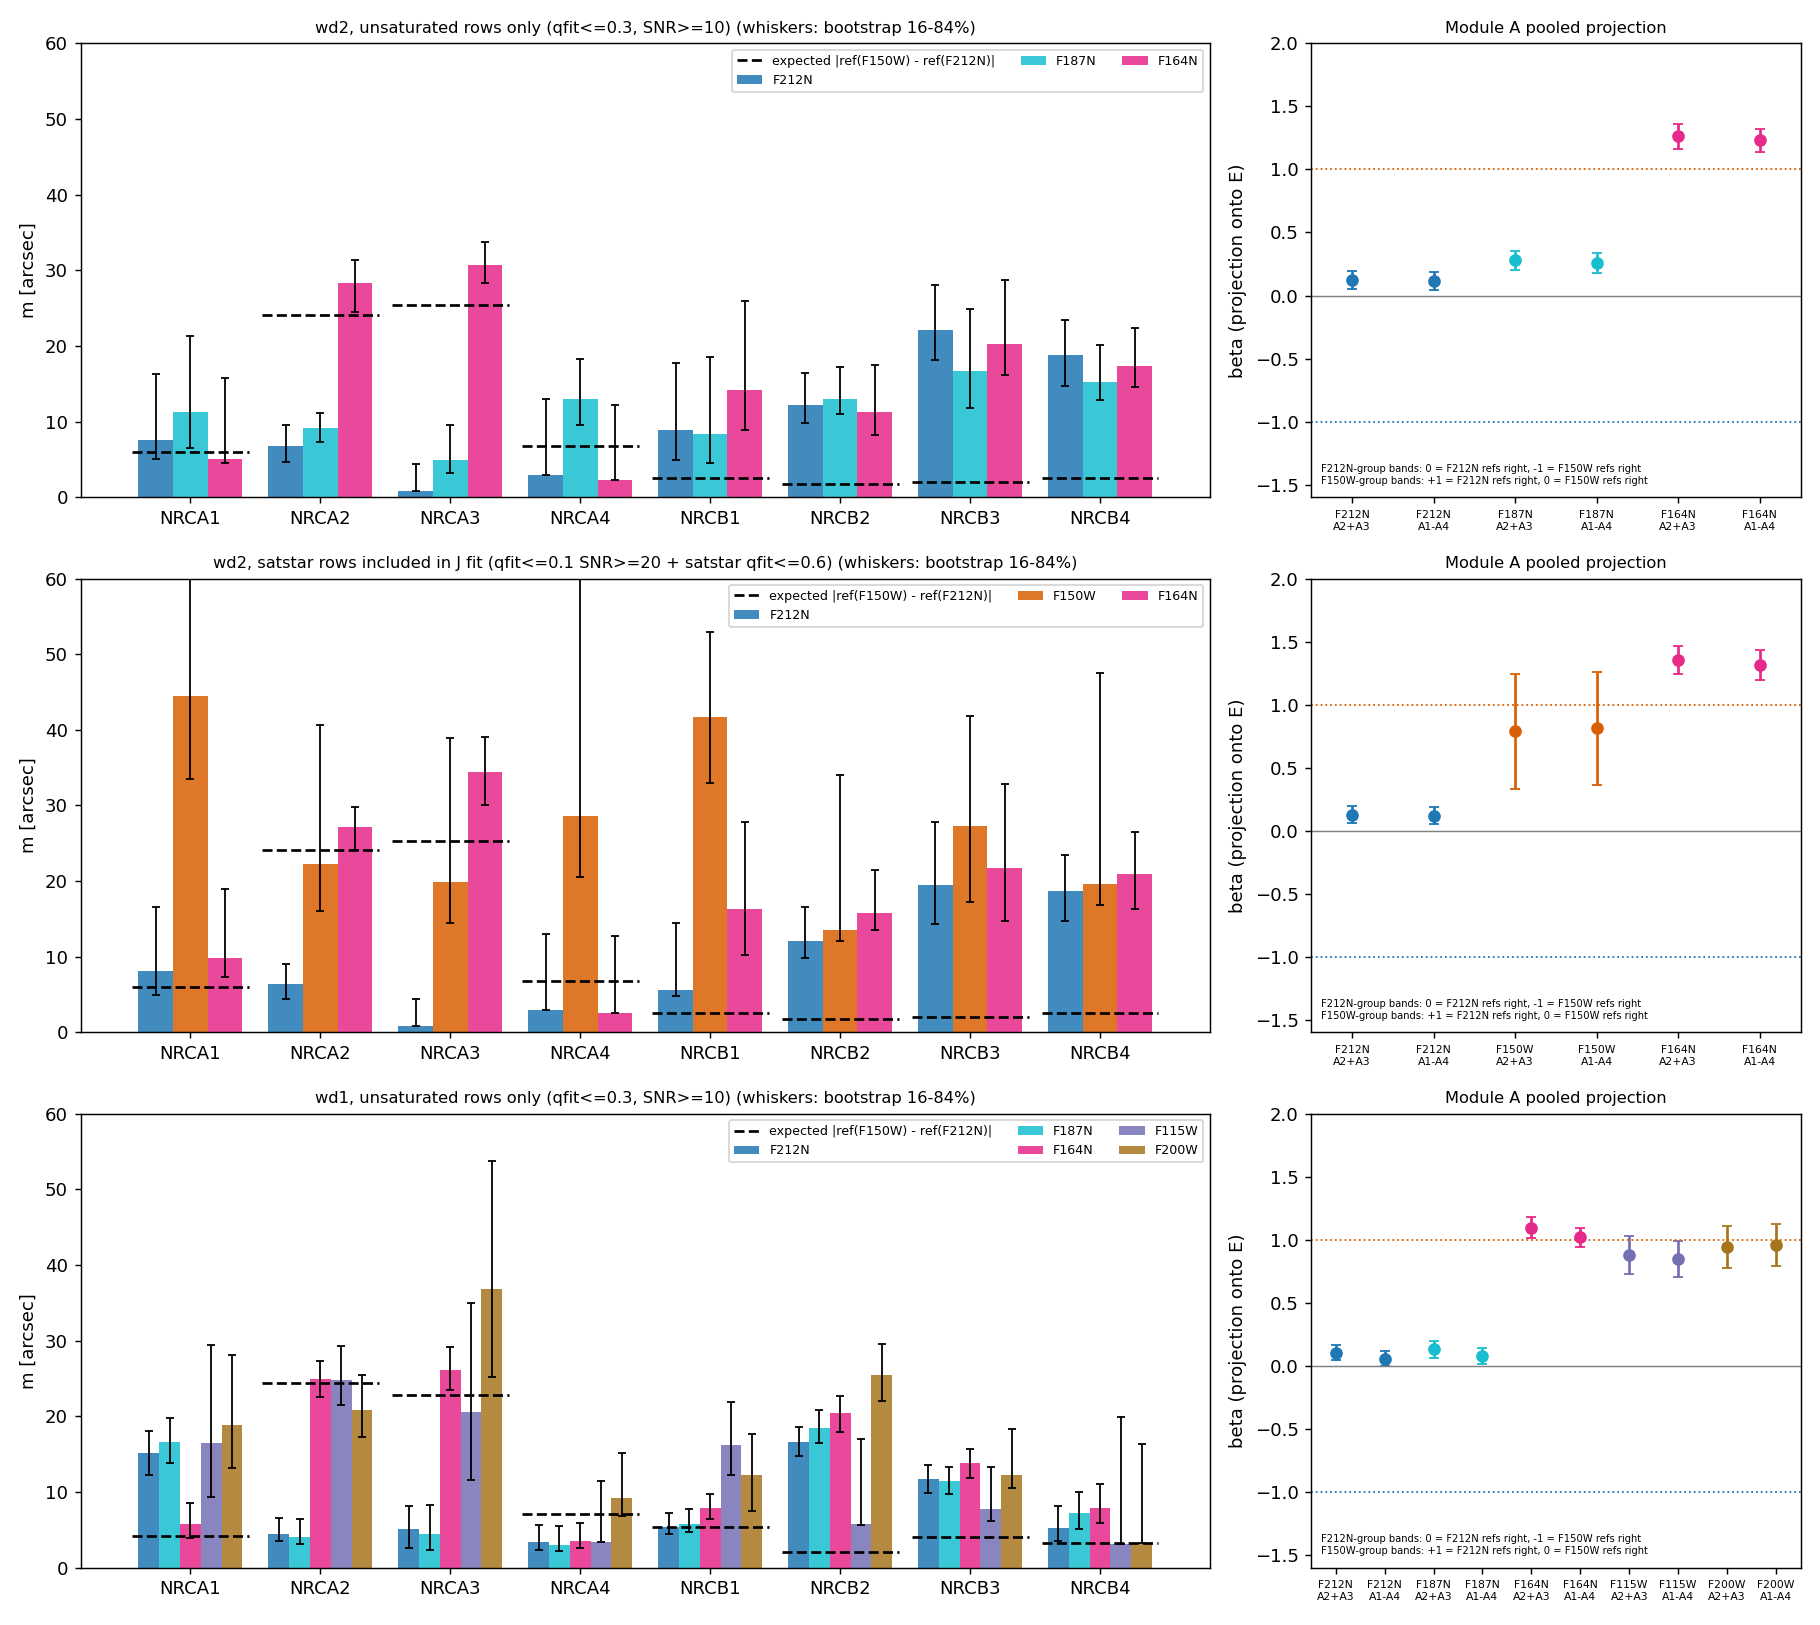

Python code for this plot:
"""Figure: m per detector and pooled beta, rows = wd2 unsaturated-only, wd2 incl. satstar rows (F150W), wd1 unsaturated-only."""
import pickle
import numpy as np
import matplotlib
matplotlib.use('Agg')
import matplotlib.pyplot as plt
K, RAD = 62.0, 206264.806
DETS = [f'nrc{m}{i}' for m in 'ab' for i in range(1, 5)]
rows = [('wd2_q03s10', 'wd2, unsaturated rows only (qfit<=0.3, SNR>=10)', ['f212n', 'f187n', 'f164n']),
        ('wd2_q01s20_sat', 'wd2, satstar rows included in J fit (qfit<=0.1 SNR>=20 + satstar qfit<=0.6)', ['f212n', 'f150w', 'f164n']),
        ('wd1_q03s10', 'wd1, unsaturated rows only (qfit<=0.3, SNR>=10)', ['f212n', 'f187n', 'f164n', 'f115w', 'f200w'])]
cols = {'f212n': '#1f77b4', 'f187n': '#17becf', 'f182m': '#2ca02c', 'f150w': '#d95f02', 'f164n': '#e7298a', 'f115w': '#7570b3', 'f200w': '#a6761d'}
fig, axs = plt.subplots(3, 2, figsize=(14, 12.5), gridspec_kw=dict(width_ratios=[3, 1.3]))
for r, (tag, title, bands) in enumerate(rows):
    P = pickle.load(open(f'summary_{tag}.pkl', 'rb'))
    S, BETA, E = P['S'], P['BETA'], P['E']
    ax = axs[r, 0]
    n = len(bands); wd = 0.8 / n
    for k, b in enumerate(bands):
        for i, d in enumerate(DETS):
            if (b, d) not in S:
                continue
            s = S[(b, d)]
            lo, hi = np.percentile(s['mb'], [16, 84])
            x = i + (k - (n - 1) / 2) * wd
            ax.bar(x, s['m'], wd, color=cols[b], alpha=0.85, label=b.upper() if i == 0 else None)
            ax.errorbar(x, s['m'], yerr=[[max(s['m'] - lo, 0)], [max(hi - s['m'], 0)]], color='k', lw=1, capsize=2)
    for i, d in enumerate(DETS):
        if ('f150w', d) in E:
            ax.hlines(np.hypot(*E[('f150w', d)]) / K * RAD, i - 0.45, i + 0.45, color='k', ls='--', lw=1.5,
                      label='expected |ref(F150W) - ref(F212N)|' if i == 0 else None)
    ax.set_xticks(range(len(DETS))); ax.set_xticklabels([d.upper() for d in DETS])
    ax.set_ylim(0, 60); ax.set_ylabel('m [arcsec]')
    ax.set_title(title + ' (whiskers: bootstrap 16-84%)', fontsize=9)
    ax.legend(fontsize=7, loc='upper right', ncol=3)
    ax = axs[r, 1]
    labs, ys, es, cc = [], [], [], []
    for b in bands:
        for g in ['A2+A3', 'A1-A4']:
            if (b, g) in BETA:
                labs.append(f'{b.upper()}\n{g}'); ys.append(BETA[(b, g)][0]); es.append(BETA[(b, g)][1]); cc.append(cols[b])
    for j in range(len(ys)):
        ax.errorbar(j, ys[j], yerr=es[j], fmt='o', color=cc[j], capsize=3)
    ax.axhline(0, color='gray', lw=0.8); ax.axhline(1, color='#d95f02', ls=':', lw=1); ax.axhline(-1, color='#1f77b4', ls=':', lw=1)
    ax.set_ylim(-1.6, 2.0)
    ax.set_xticks(range(len(ys))); ax.set_xticklabels(labs, fontsize=6); ax.set_xlim(-0.5, len(ys) - 0.5)
    ax.set_ylabel('beta (projection onto E)'); ax.set_title('Module A pooled projection', fontsize=9)
    ax.text(0.02, 0.03, 'F212N-group bands: 0 = F212N refs right, -1 = F150W refs right\nF150W-group bands: +1 = F212N refs right, 0 = F150W refs right', transform=ax.transAxes, fontsize=5.5)
fig.tight_layout(); fig.savefig('fig_gaia2_rot.png', dpi=130)
